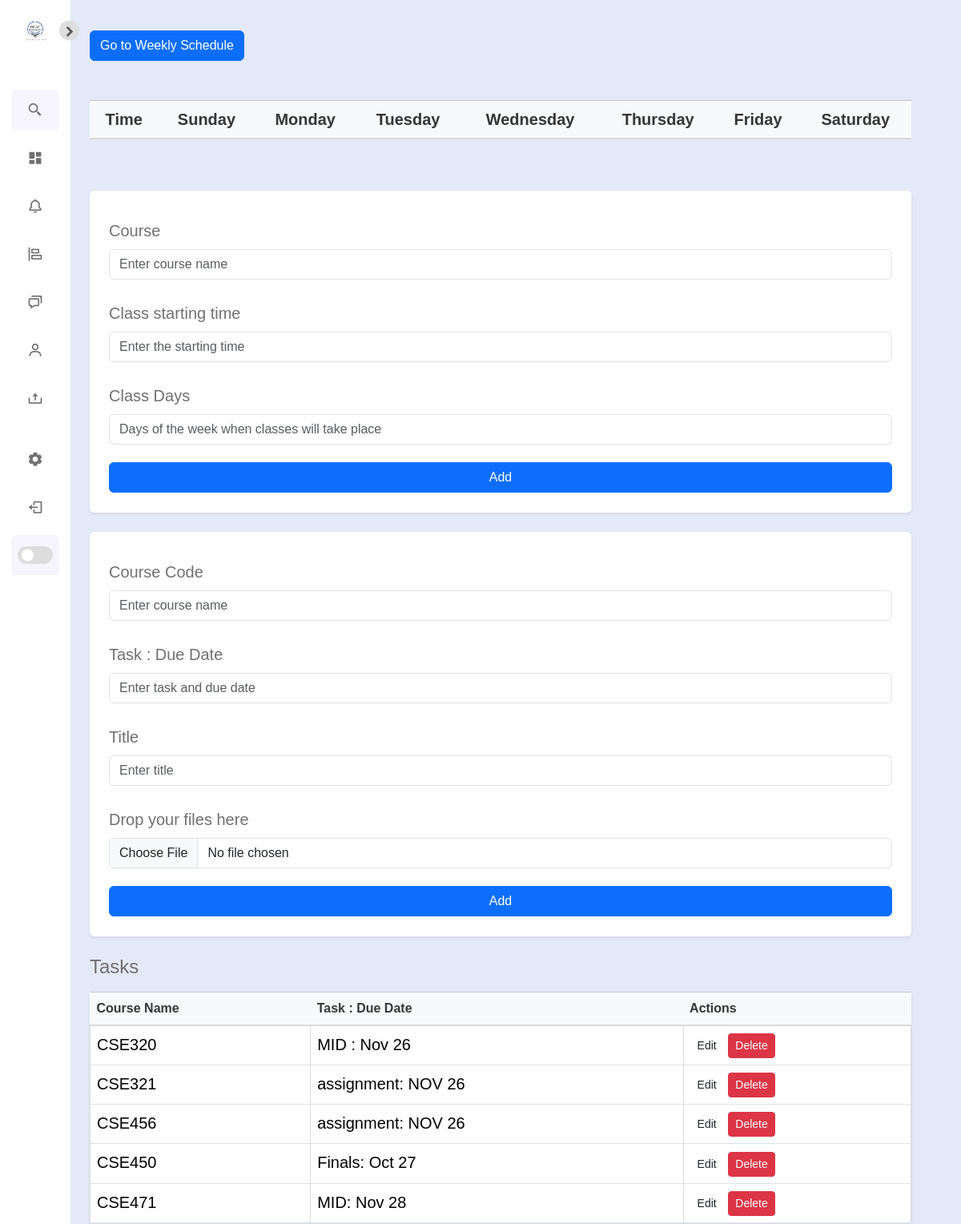
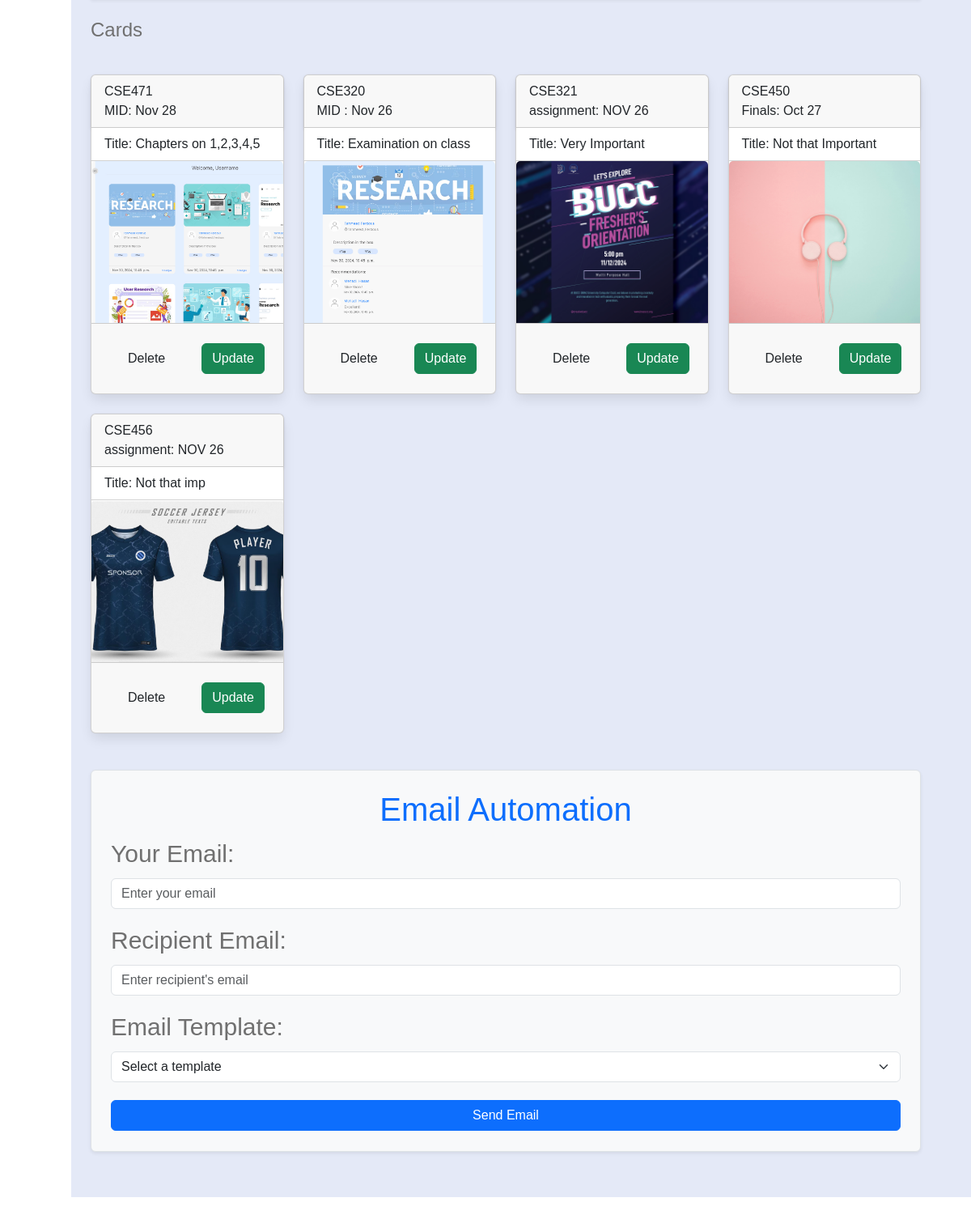
The page /dashboard/dashboard/ on the database its author committed (2 pictures, top to bottom).
### dashboard/models.py (models this page shows, shortened)
class User(models.Model):
    name = models.CharField(max_length=100)
    task = models.CharField(max_length=255, default='New Task')
    title = models.CharField(max_length=128, default='Title')
    img = models.ImageField(upload_to='images/', default='def.png', null=True, blank=True)
    start_time=models.TimeField(max_length=100, null=True,blank=True)
    days= models.CharField(max_length=50,null=True,blank=True)

### dashboard/views.py (the view, shortened to what this page needs)
# urls.py: path('dashboard/', include('dashboard.urls')),
def dashboard(request):
    error_message = None
    tasks = User.objects.exclude(name='', task='')
    cards = User.objects.exclude(title='', img='')
    def extract_last_two_digits(task_obj):
        try:
            return int(task_obj.task[-2:])
        except (ValueError, AttributeError):
            return float('inf')
    sorted_tasks = sorted(tasks, key=extract_last_two_digits)
    return render(request, 'dashboard.html', {
        'tasks': sorted_tasks,
        'cards': cards,
        'error': error_message
    })

### direct/views.py (called while the page is built)
def checkDirects(request):
	directs_count = 0
	if request.user.is_authenticated:
		directs_count = Message.objects.filter(user=request.user, is_read=False).count()
	return {'directs_count':directs_count}

### notifications/views.py (called while the page is built)
def CountNotifications(request):
	count_notifications = 0
	if request.user.is_authenticated:
		count_notifications = Notification.objects.filter(user=request.user, is_seen=False).count()
	return {'count_notifications':count_notifications}

### Config/templates/dashboard.html (shortened to what this page needs)
{% extends 'base.html' %}
{% load custom_filters %}
{% load static %}
{% block content %}
<div class="container mt-4">
    <a href="{% url 'display_schedule' %}" class="btn btn-primary">
        Go to Weekly Schedule
    </a>
</div>
<div class="container mt-5">
    <table class="table table-bordered text-center">
        <thead class="table-light fs-5">
            <tr>
                <th scope="col">Time</th>
                <th scope="col">Sunday</th>
                <th scope="col">Monday</th>
                <th scope="col">Tuesday</th>
                <th scope="col">Wednesday</th>
                <th scope="col">Thursday</th>
                <th scope="col">Friday</th>
                <th scope="col">Saturday</th>
            </tr>
        </thead>
    </table>
</div>
<div class="container py-5">
    <form method="POST" enctype="multipart/form-data" class="mb-4 p-4 bg-white shadow-sm rounded" action="{% url 'add_course' %}">
        <div class="mb-3">
            <label for="name" class="form-label fs-5">Course</label>
            <input type="text" id="name" name="name" class="form-control" placeholder="Enter course name">
        </div>
        <div class="mb-3">
            <label for="task" class="form-label fs-5">Class starting time</label>
            <input type="text" id="start_time" name="start_time" class="form-control" placeholder="Enter the starting time">
        </div>
        <div class="mb-3">
            <label for="title" class="form-label fs-5">Class Days</label>
            <input type="text" id="days" name="days" class="form-control" placeholder="Days of the week when classes will take place">
        </div>
        <button type="submit" class="btn btn-primary w-100">Add</button>
    </form>
    <form method="POST" enctype="multipart/form-data" class="mb-4 p-4 bg-white shadow-sm rounded">
        <div class="mb-3">
            <label for="name" class="form-label fs-5">Course Code</label>
            <input type="text" id="name" name="name" class="form-control" placeholder="Enter course name">
        </div>
        <div class="mb-3">
            <label for="task" class="form-label fs-5">Task : Due Date</label>
            <input type="text" id="task" name="task" class="form-control" placeholder="Enter task and due date">
        </div>
        <div class="mb-3">
            <label for="title" class="form-label fs-5">Title</label>
            <input type="text" id="title" name="title" class="form-control" placeholder="Enter title">
        </div>
        <div class="mb-3">
            <label for="formFile" class="form-label fs-5">Drop your files here</label>
            <input class="form-control" type="file" id="formFile" name="img">
        </div>
        <button type="submit" class="btn btn-primary w-100">Add</button>
    </form>
    <h4 class="mb-3">Tasks</h4>
    <table class="table table-bordered bg-white shadow-sm">
        <thead class="table-light fs-6">
            <tr>
                <th>Course Name</th>
                <th>Task : Due Date</th>
                <th>Actions</th>
            </tr>
        </thead>
        <tbody class="fs-5">
            {% for task in tasks %}
            <tr>
                <td>{{ task.name }}</td>
                <td>{{ task.task }}</td>
                <td>
                    <a href="{% url 'edit_task' task.id %}" class="btn btn-sm btn-default">Edit</a>
                    <form method="POST" action="{% url 'delete_task' task.id %}" class="d-inline">
                        <button type="submit" class="btn btn-sm btn-danger">Delete</button>
                    </form>
                </td>
            </tr>
            {% endfor %}
        </tbody>
    </table>
    <h4 class="mb-3">Cards</h4>
    <div class="row">
        {% for card in cards %}
        <div class="col-md-3 fs-6">
            <div class="card mt-4" style="width: 18rem;">
                <div class="card-header">
                    {{ card.name }}
                    <br>
                    {{ card.task }}
                </div>
                <ul class="list-group list-group-flush">
                    <li class="list-group-item">Title: {{ card.title }}</li>
                </ul>
                {% if card.img %}
                <img src="{{ card.img.url }}" class="card-img-top" alt="{{ card.name }}" style="width: 100%; height: 200px; object-fit: cover;">
                {% else %}
                <img src="/media/def.png" class="card-img-top" alt="Default Image" style="width: 100%; height: 200px; object-fit: cover;">
                {% endif %}
                <div class="card-footer">
                    <a href="{% url 'delete_task' card.id %}" class="btn m-3">Delete</a>
                    <a href="{% url 'edit_task' card.id %}" class="btn btn-success m-3">Update</a>
                </div>
            </div>
        </div>
        {% empty %}
        <div class="alert alert-info mt-4" role="alert">
            No cards found.
        </div>
        {% endfor %}
    </div>
    <br>
    <div class="email-form-container mx-auto bg-light p-4 border rounded shadow-sm">
        <h1 class="text-center text-primary">Email Automation</h1>
        <form method="post" action="{% url 'send_mail' %}">
            <div class="mb-3">
                <label for="sender_email" class="form-label">Your Email:</label>
                <input type="email" id="sender_email" name="sender_email" class="form-control" placeholder="Enter your email" required>
            </div>
            <div class="mb-3">
                <label for="recipient_email" class="form-label">Recipient Email:</label>
                <input type="email" id="recipient_email" name="recipient_email" class="form-control" placeholder="Enter recipient's email" required>
            </div>
            <div class="mb-3">
                <label for="template_type" class="form-label">Email Template:</label>
                <select id="template_type" name="template_type" class="form-select" required>
                    <option value="" disabled selected>Select a template</option>
                </select>
            </div>
            <button type="submit" class="btn btn-primary w-100">Send Email</button>
        </form>
    </div>
</div>
{% endblock %}

### Config/static/css/style1.css (style rules this page uses)
* { font-family: sans-serif; margin: 0; padding: 0; box-sizing: border-box; }
:root { --body-color: #E4E9F7; --sidebar-color: #FFF; --primary-color: #5d5c5e; --primary-color-light: #F6F5FF; --toggle-color: #DDD; --text-color: #707070; --tran-02: all 0.2s ease; --tran-03: all 0.3s ease; --tran-04: all 0.4s ease; --tran-05: all 0.5s ease; }
body { height: 100vh; background: var(--body-color); transition: var(--tran-02); }
body { overflow-x: hidden; }

### rows shown on the page
User: name "CSE320", task "MID : Nov 26", title "Examination on class", img (picture)
User: name "CSE321", task "assignment: NOV 26", title "Very Important", img (picture)
User: name "CSE456", task "assignment: NOV 26", title "Not that imp", img (picture)
User: name "CSE450", task "Finals: Oct 27", title "Not that Important", img (picture)
User: name "CSE471", task "MID: Nov 28", title "Chapters on 1,2,3,4,5", img (picture)
